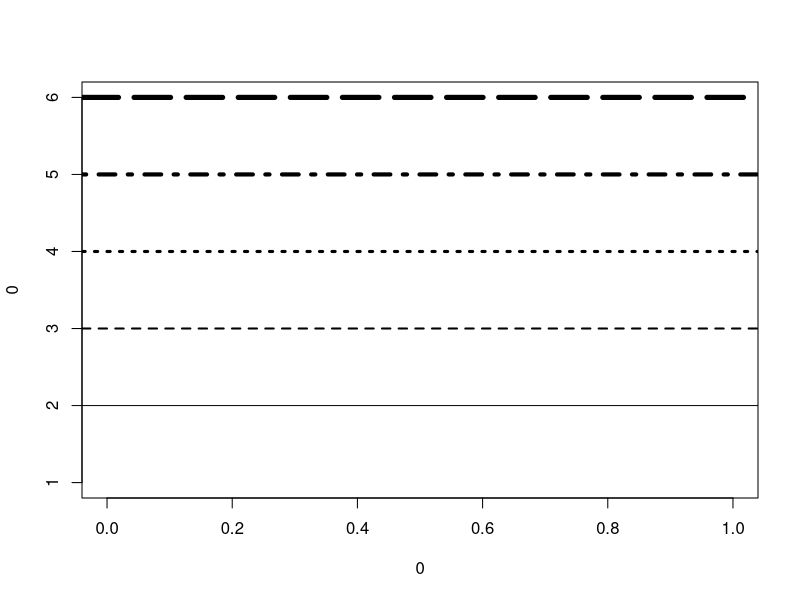

Recreate this plot in R.
##########################################################################################################################################

#(주의) ->  순차적으로 코드를 실행하는 것을 권함!

#에러 발생 시 github Finance/R-Finance-Programming 경로에 issue를 남기면 확인

##########################################################################################################################################



### plot (그래프)

## 고수준 그래프 함수

# 그래프 설정하기.

# 고수준의 그래프 함수는 함수의 인수를 이용해서 축과 문자표시 등에 대한 설정을 할 수 있다.
# 하지만 별도로 제공되는 함수(par 함수 또는 저수준 그래프 함수 등)를 통해서 보다 정밀하게 설정 가능.
# 그래프 함수의 인수를 통해 설정하는 방법 확인.

##########################################################################################################################################

### lty & lwd.

# 선모양은 lty 인수를 통해서, 굵기는 lwd인수를 통해서 설정할 수 있음.

plot(0,0,type='n',xlim=c(0,1),ylim = c(1,6))           # 빈그래프를 만드는 과정.
for(i in 0:6) abline(h=i+1,lty=i,lwd=i)                # 순차적으로 선모양과 굵기를 적용. lty인수가 0이면 선을 그리지 않는다.
                                                       # 따라서 그림에서 y축 값 1에 대해서는 선이 보이지 않는다.

graphics.off()                    # 그래프 지워주는 함수.


############################################################결과값(print)#################################################################

# 그래프 찍어보기.


##########################################################################################################################################
